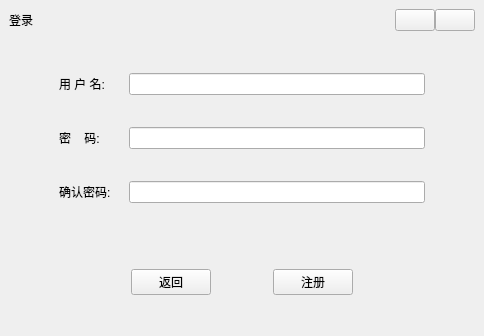
<?xml version="1.0" encoding="UTF-8"?>
<ui version="4.0">
 <class>Login</class>
 <widget class="QWidget" name="Login">
  <property name="windowModality">
   <enum>Qt::NonModal</enum>
  </property>
  <property name="geometry">
   <rect>
    <x>0</x>
    <y>0</y>
    <width>484</width>
    <height>336</height>
   </rect>
  </property>
  <property name="focusPolicy">
   <enum>Qt::ClickFocus</enum>
  </property>
  <property name="windowTitle">
   <string>登录</string>
  </property>
  <property name="windowIcon">
   <iconset resource="res.qrc">
    <normaloff>:/image/TicketingSytem.svg</normaloff>:/image/TicketingSytem.svg</iconset>
  </property>
  <layout class="QVBoxLayout" name="verticalLayout">
   <property name="spacing">
    <number>0</number>
   </property>
   <property name="leftMargin">
    <number>9</number>
   </property>
   <property name="topMargin">
    <number>9</number>
   </property>
   <property name="rightMargin">
    <number>9</number>
   </property>
   <property name="bottomMargin">
    <number>9</number>
   </property>
   <item>
    <widget class="QWidget" name="widget_loginHeader" native="true">
     <property name="sizePolicy">
      <sizepolicy hsizetype="Preferred" vsizetype="Fixed">
       <horstretch>0</horstretch>
       <verstretch>0</verstretch>
      </sizepolicy>
     </property>
     <layout class="QHBoxLayout" name="horizontalLayout">
      <property name="spacing">
       <number>0</number>
      </property>
      <property name="leftMargin">
       <number>0</number>
      </property>
      <property name="topMargin">
       <number>0</number>
      </property>
      <property name="rightMargin">
       <number>0</number>
      </property>
      <property name="bottomMargin">
       <number>20</number>
      </property>
      <item>
       <widget class="QLabel" name="label_title">
        <property name="text">
         <string>登录</string>
        </property>
       </widget>
      </item>
      <item>
       <spacer name="horizontalSpacer_6">
        <property name="orientation">
         <enum>Qt::Horizontal</enum>
        </property>
        <property name="sizeHint" stdset="0">
         <size>
          <width>40</width>
          <height>20</height>
         </size>
        </property>
       </spacer>
      </item>
      <item alignment="Qt::AlignTop">
       <widget class="QPushButton" name="pushButton_min">
        <property name="focusPolicy">
         <enum>Qt::ClickFocus</enum>
        </property>
        <property name="text">
         <string/>
        </property>
        <property name="icon">
         <iconset resource="res.qrc">
          <normaloff>:/image/min.svg</normaloff>:/image/min.svg</iconset>
        </property>
       </widget>
      </item>
      <item alignment="Qt::AlignTop">
       <widget class="QPushButton" name="pushButton_close">
        <property name="focusPolicy">
         <enum>Qt::ClickFocus</enum>
        </property>
        <property name="text">
         <string/>
        </property>
        <property name="icon">
         <iconset resource="res.qrc">
          <normaloff>:/image/close.svg</normaloff>:/image/close.svg</iconset>
        </property>
       </widget>
      </item>
     </layout>
    </widget>
   </item>
   <item>
    <widget class="QStackedWidget" name="stackedWidget">
     <property name="focusPolicy">
      <enum>Qt::NoFocus</enum>
     </property>
     <property name="currentIndex">
      <number>1</number>
     </property>
     <widget class="QWidget" name="page_login">
      <layout class="QVBoxLayout" name="verticalLayout_2" stretch="5,3">
       <property name="spacing">
        <number>0</number>
       </property>
       <property name="leftMargin">
        <number>0</number>
       </property>
       <property name="topMargin">
        <number>0</number>
       </property>
       <property name="rightMargin">
        <number>0</number>
       </property>
       <property name="bottomMargin">
        <number>0</number>
       </property>
       <item>
        <widget class="QWidget" name="widget_loginBody" native="true">
         <layout class="QGridLayout" name="gridLayout">
          <property name="leftMargin">
           <number>50</number>
          </property>
          <property name="topMargin">
           <number>0</number>
          </property>
          <property name="rightMargin">
           <number>50</number>
          </property>
          <property name="bottomMargin">
           <number>0</number>
          </property>
          <property name="horizontalSpacing">
           <number>10</number>
          </property>
          <property name="verticalSpacing">
           <number>0</number>
          </property>
          <item row="1" column="1">
           <widget class="QLineEdit" name="lineEdit_pwd">
            <property name="echoMode">
             <enum>QLineEdit::Password</enum>
            </property>
           </widget>
          </item>
          <item row="1" column="0">
           <widget class="QLabel" name="label_pwd">
            <property name="minimumSize">
             <size>
              <width>60</width>
              <height>0</height>
             </size>
            </property>
            <property name="text">
             <string>密  码：</string>
            </property>
            <property name="scaledContents">
             <bool>false</bool>
            </property>
            <property name="alignment">
             <set>Qt::AlignLeading|Qt::AlignLeft|Qt::AlignVCenter</set>
            </property>
           </widget>
          </item>
          <item row="0" column="0">
           <widget class="QLabel" name="label_usrName">
            <property name="text">
             <string>用户名：</string>
            </property>
           </widget>
          </item>
          <item row="0" column="1">
           <widget class="QLineEdit" name="lineEdit_usrName">
            <property name="minimumSize">
             <size>
              <width>100</width>
              <height>0</height>
             </size>
            </property>
           </widget>
          </item>
         </layout>
        </widget>
       </item>
       <item>
        <widget class="QWidget" name="widget_buttom" native="true">
         <layout class="QHBoxLayout" name="horizontalLayout_2">
          <property name="spacing">
           <number>0</number>
          </property>
          <property name="leftMargin">
           <number>0</number>
          </property>
          <property name="topMargin">
           <number>0</number>
          </property>
          <property name="rightMargin">
           <number>0</number>
          </property>
          <property name="bottomMargin">
           <number>20</number>
          </property>
          <item>
           <spacer name="horizontalSpacer_9">
            <property name="orientation">
             <enum>Qt::Horizontal</enum>
            </property>
            <property name="sizeHint" stdset="0">
             <size>
              <width>40</width>
              <height>20</height>
             </size>
            </property>
           </spacer>
          </item>
          <item>
           <spacer name="horizontalSpacer_2">
            <property name="orientation">
             <enum>Qt::Horizontal</enum>
            </property>
            <property name="sizeHint" stdset="0">
             <size>
              <width>40</width>
              <height>20</height>
             </size>
            </property>
           </spacer>
          </item>
          <item>
           <widget class="QPushButton" name="pushButton_tourist">
            <property name="text">
             <string>游客</string>
            </property>
           </widget>
          </item>
          <item>
           <spacer name="horizontalSpacer_8">
            <property name="orientation">
             <enum>Qt::Horizontal</enum>
            </property>
            <property name="sizeHint" stdset="0">
             <size>
              <width>40</width>
              <height>20</height>
             </size>
            </property>
           </spacer>
          </item>
          <item>
           <widget class="QPushButton" name="pushButton_login">
            <property name="focusPolicy">
             <enum>Qt::ClickFocus</enum>
            </property>
            <property name="text">
             <string>登录</string>
            </property>
           </widget>
          </item>
          <item>
           <spacer name="horizontalSpacer">
            <property name="orientation">
             <enum>Qt::Horizontal</enum>
            </property>
            <property name="sizeHint" stdset="0">
             <size>
              <width>40</width>
              <height>20</height>
             </size>
            </property>
           </spacer>
          </item>
          <item>
           <widget class="QPushButton" name="pushButton_signIn">
            <property name="focusPolicy">
             <enum>Qt::ClickFocus</enum>
            </property>
            <property name="text">
             <string>注册</string>
            </property>
           </widget>
          </item>
          <item>
           <spacer name="horizontalSpacer_10">
            <property name="orientation">
             <enum>Qt::Horizontal</enum>
            </property>
            <property name="sizeHint" stdset="0">
             <size>
              <width>40</width>
              <height>20</height>
             </size>
            </property>
           </spacer>
          </item>
          <item>
           <spacer name="horizontalSpacer_3">
            <property name="orientation">
             <enum>Qt::Horizontal</enum>
            </property>
            <property name="sizeHint" stdset="0">
             <size>
              <width>40</width>
              <height>20</height>
             </size>
            </property>
           </spacer>
          </item>
         </layout>
        </widget>
       </item>
      </layout>
     </widget>
     <widget class="QWidget" name="page_register">
      <layout class="QVBoxLayout" name="verticalLayout_3" stretch="5,2">
       <property name="spacing">
        <number>30</number>
       </property>
       <property name="leftMargin">
        <number>0</number>
       </property>
       <property name="topMargin">
        <number>0</number>
       </property>
       <property name="rightMargin">
        <number>0</number>
       </property>
       <property name="bottomMargin">
        <number>0</number>
       </property>
       <item>
        <widget class="QWidget" name="widget_register_loginBody" native="true">
         <layout class="QGridLayout" name="gridLayout_2">
          <property name="leftMargin">
           <number>50</number>
          </property>
          <property name="topMargin">
           <number>0</number>
          </property>
          <property name="rightMargin">
           <number>50</number>
          </property>
          <property name="bottomMargin">
           <number>0</number>
          </property>
          <property name="spacing">
           <number>10</number>
          </property>
          <item row="0" column="1">
           <widget class="QLineEdit" name="lineEdit_register_usrName">
            <property name="minimumSize">
             <size>
              <width>100</width>
              <height>0</height>
             </size>
            </property>
           </widget>
          </item>
          <item row="2" column="1">
           <widget class="QLineEdit" name="lineEdit_register_ackPwd">
            <property name="echoMode">
             <enum>QLineEdit::Password</enum>
            </property>
           </widget>
          </item>
          <item row="1" column="1">
           <widget class="QLineEdit" name="lineEdit_register_pwd">
            <property name="echoMode">
             <enum>QLineEdit::Password</enum>
            </property>
           </widget>
          </item>
          <item row="0" column="0">
           <widget class="QLabel" name="label_register_usrName">
            <property name="text">
             <string>用 户 名:</string>
            </property>
           </widget>
          </item>
          <item row="1" column="0">
           <widget class="QLabel" name="label_register_pwd">
            <property name="minimumSize">
             <size>
              <width>60</width>
              <height>0</height>
             </size>
            </property>
            <property name="text">
             <string>密    码:</string>
            </property>
            <property name="scaledContents">
             <bool>false</bool>
            </property>
            <property name="alignment">
             <set>Qt::AlignLeading|Qt::AlignLeft|Qt::AlignVCenter</set>
            </property>
           </widget>
          </item>
          <item row="2" column="0">
           <widget class="QLabel" name="label_register_ackPwd">
            <property name="text">
             <string>确认密码:</string>
            </property>
           </widget>
          </item>
         </layout>
        </widget>
       </item>
       <item>
        <widget class="QWidget" name="widget_register_buttom" native="true">
         <property name="sizePolicy">
          <sizepolicy hsizetype="Preferred" vsizetype="Preferred">
           <horstretch>0</horstretch>
           <verstretch>0</verstretch>
          </sizepolicy>
         </property>
         <layout class="QHBoxLayout" name="horizontalLayout_3">
          <property name="spacing">
           <number>0</number>
          </property>
          <property name="leftMargin">
           <number>0</number>
          </property>
          <property name="topMargin">
           <number>0</number>
          </property>
          <property name="rightMargin">
           <number>0</number>
          </property>
          <property name="bottomMargin">
           <number>20</number>
          </property>
          <item>
           <spacer name="horizontalSpacer_11">
            <property name="orientation">
             <enum>Qt::Horizontal</enum>
            </property>
            <property name="sizeHint" stdset="0">
             <size>
              <width>40</width>
              <height>20</height>
             </size>
            </property>
           </spacer>
          </item>
          <item>
           <spacer name="horizontalSpacer_5">
            <property name="orientation">
             <enum>Qt::Horizontal</enum>
            </property>
            <property name="sizeHint" stdset="0">
             <size>
              <width>40</width>
              <height>20</height>
             </size>
            </property>
           </spacer>
          </item>
          <item>
           <widget class="QPushButton" name="pushButton_register_return">
            <property name="focusPolicy">
             <enum>Qt::ClickFocus</enum>
            </property>
            <property name="text">
             <string>返回</string>
            </property>
           </widget>
          </item>
          <item>
           <spacer name="horizontalSpacer_4">
            <property name="orientation">
             <enum>Qt::Horizontal</enum>
            </property>
            <property name="sizeHint" stdset="0">
             <size>
              <width>40</width>
              <height>20</height>
             </size>
            </property>
           </spacer>
          </item>
          <item>
           <widget class="QPushButton" name="pushButton_register_signIn">
            <property name="focusPolicy">
             <enum>Qt::ClickFocus</enum>
            </property>
            <property name="text">
             <string>注册</string>
            </property>
           </widget>
          </item>
          <item>
           <spacer name="horizontalSpacer_12">
            <property name="orientation">
             <enum>Qt::Horizontal</enum>
            </property>
            <property name="sizeHint" stdset="0">
             <size>
              <width>40</width>
              <height>20</height>
             </size>
            </property>
           </spacer>
          </item>
          <item>
           <spacer name="horizontalSpacer_7">
            <property name="orientation">
             <enum>Qt::Horizontal</enum>
            </property>
            <property name="sizeHint" stdset="0">
             <size>
              <width>40</width>
              <height>20</height>
             </size>
            </property>
           </spacer>
          </item>
         </layout>
        </widget>
       </item>
      </layout>
     </widget>
    </widget>
   </item>
  </layout>
 </widget>
 <resources>
  <include location="res.qrc"/>
 </resources>
 <connections/>
</ui>
